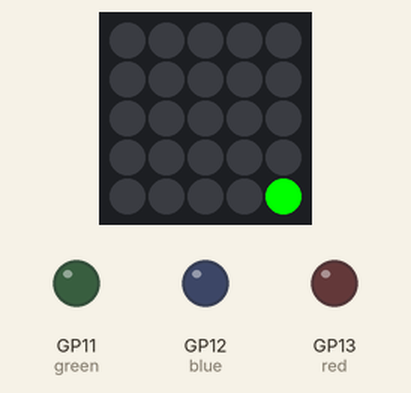
Simulated run of this program. Board: Raspberry Pi Pico running MicroPython. Shown: 5×5 RGB LED matrix, output pins drawn as LEDs (lit = HIGH). The 25 LEDs are laid out as on the BitDogLab board (LED 0 bottom right, every second row reversed).

Above: at 1.2 s.
At 30.0 s:
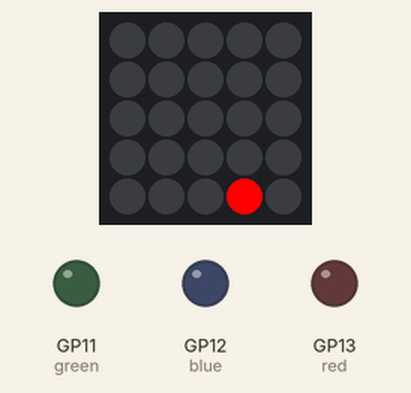

The program:

timer01.py
```python
from machine import Pin, Timer
import neopixel

green = Pin(11, Pin.OUT) # verde
blue = Pin(12, Pin.OUT) # azul
red = Pin(13, Pin.OUT) #vermelho

chain = neopixel.NeoPixel(Pin(7), 25)

def ligar_verde(t):
    chain[0] = (0, 255, 0)
    chain.write()

def desligar_verde(t):
    chain[0] = (0, 0, 0)
    chain.write()

def ligar_vermelho(t):
    chain[1] = (255, 0, 0)
    chain.write()

def desligar_vermelho(t):
    chain[1] = (0, 0, 0)
    chain.write()


Timer1 = Timer(period = 1100, callback=ligar_verde)
Timer2 = Timer(period = 2300, callback=desligar_verde)
Timer3 = Timer(period = 3100, callback=ligar_vermelho)
Timer4 = Timer(period = 6400, callback=desligar_vermelho)
while True:
    pass
```
